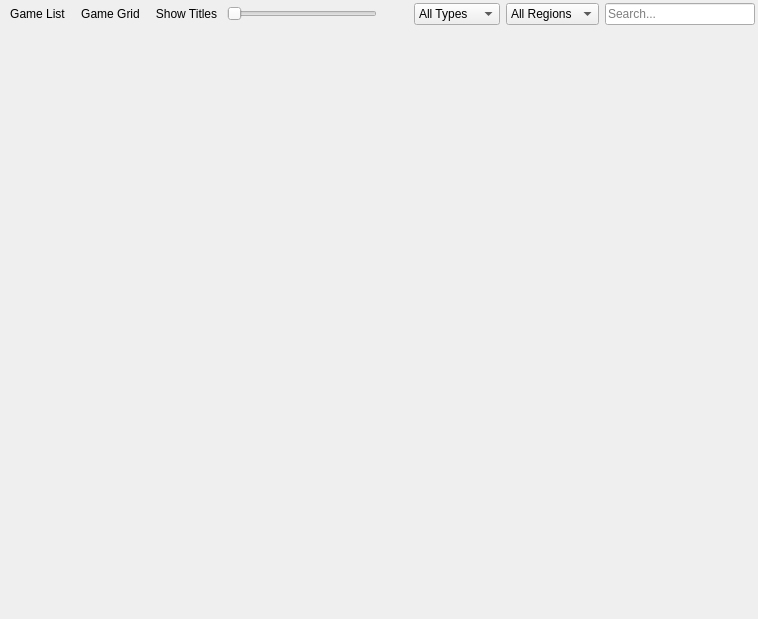
<?xml version="1.0" encoding="UTF-8"?>
<ui version="4.0">
 <class>GameListWidget</class>
 <widget class="QWidget" name="GameListWidget">
  <property name="geometry">
   <rect>
    <x>0</x>
    <y>0</y>
    <width>758</width>
    <height>619</height>
   </rect>
  </property>
  <property name="windowTitle">
   <string>Form</string>
  </property>
  <layout class="QVBoxLayout" name="verticalLayout">
   <property name="spacing">
    <number>0</number>
   </property>
   <property name="leftMargin">
    <number>0</number>
   </property>
   <property name="topMargin">
    <number>0</number>
   </property>
   <property name="rightMargin">
    <number>0</number>
   </property>
   <property name="bottomMargin">
    <number>0</number>
   </property>
   <item>
    <layout class="QHBoxLayout" name="horizontalLayout_3">
     <property name="leftMargin">
      <number>3</number>
     </property>
     <property name="topMargin">
      <number>3</number>
     </property>
     <property name="rightMargin">
      <number>3</number>
     </property>
     <property name="bottomMargin">
      <number>3</number>
     </property>
     <item>
      <layout class="QHBoxLayout" name="horizontalLayout">
       <property name="spacing">
        <number>3</number>
       </property>
       <item>
        <widget class="QToolButton" name="viewGameList">
         <property name="minimumSize">
          <size>
           <width>32</width>
           <height>0</height>
          </size>
         </property>
         <property name="text">
          <string>Game List</string>
         </property>
         <property name="icon">
          <iconset theme="list-check">
           <normaloff>.</normaloff>.</iconset>
         </property>
         <property name="checkable">
          <bool>true</bool>
         </property>
         <property name="autoRaise">
          <bool>true</bool>
         </property>
        </widget>
       </item>
       <item>
        <widget class="QToolButton" name="viewGameGrid">
         <property name="minimumSize">
          <size>
           <width>32</width>
           <height>0</height>
          </size>
         </property>
         <property name="text">
          <string>Game Grid</string>
         </property>
         <property name="icon">
          <iconset theme="function-line">
           <normaloff>.</normaloff>.</iconset>
         </property>
         <property name="checkable">
          <bool>true</bool>
         </property>
         <property name="autoRaise">
          <bool>true</bool>
         </property>
        </widget>
       </item>
       <item>
        <widget class="QToolButton" name="viewGridTitles">
         <property name="minimumSize">
          <size>
           <width>32</width>
           <height>0</height>
          </size>
         </property>
         <property name="text">
          <string>Show Titles</string>
         </property>
         <property name="icon">
          <iconset theme="window-2-line">
           <normaloff>.</normaloff>.</iconset>
         </property>
         <property name="checkable">
          <bool>true</bool>
         </property>
         <property name="autoRaise">
          <bool>true</bool>
         </property>
        </widget>
       </item>
       <item>
        <widget class="QSlider" name="gridScale">
         <property name="minimumSize">
          <size>
           <width>150</width>
           <height>0</height>
          </size>
         </property>
         <property name="minimum">
          <number>10</number>
         </property>
         <property name="maximum">
          <number>200</number>
         </property>
         <property name="orientation">
          <enum>Qt::Horizontal</enum>
         </property>
        </widget>
       </item>
      </layout>
     </item>
     <item>
      <spacer name="horizontalSpacer">
       <property name="orientation">
        <enum>Qt::Horizontal</enum>
       </property>
       <property name="sizeHint" stdset="0">
        <size>
         <width>40</width>
         <height>20</height>
        </size>
       </property>
      </spacer>
     </item>
     <item>
      <layout class="QHBoxLayout" name="horizontalLayout_2">
       <property name="spacing">
        <number>6</number>
       </property>
       <item>
        <widget class="QComboBox" name="filterType">
         <item>
          <property name="text">
           <string>All Types</string>
          </property>
         </item>
         <item>
          <property name="text">
           <string>PS2 Discs</string>
          </property>
         </item>
         <item>
          <property name="text">
           <string>PS1 Discs</string>
          </property>
         </item>
         <item>
          <property name="text">
           <string>PS2 ELFs</string>
          </property>
         </item>
         <item>
          <property name="text">
           <string>Playlists</string>
          </property>
         </item>
        </widget>
       </item>
       <item>
        <widget class="QComboBox" name="filterRegion">
         <item>
          <property name="text">
           <string>All Regions</string>
          </property>
         </item>
        </widget>
       </item>
       <item>
        <widget class="QLineEdit" name="searchText">
         <property name="minimumSize">
          <size>
           <width>150</width>
           <height>0</height>
          </size>
         </property>
         <property name="placeholderText">
          <string>Search...</string>
         </property>
         <property name="clearButtonEnabled">
          <bool>true</bool>
         </property>
        </widget>
       </item>
      </layout>
     </item>
    </layout>
   </item>
   <item>
    <widget class="QStackedWidget" name="stack"/>
   </item>
  </layout>
 </widget>
 <resources>
  <include location="../resources/resources.qrc"/>
 </resources>
 <connections/>
</ui>
